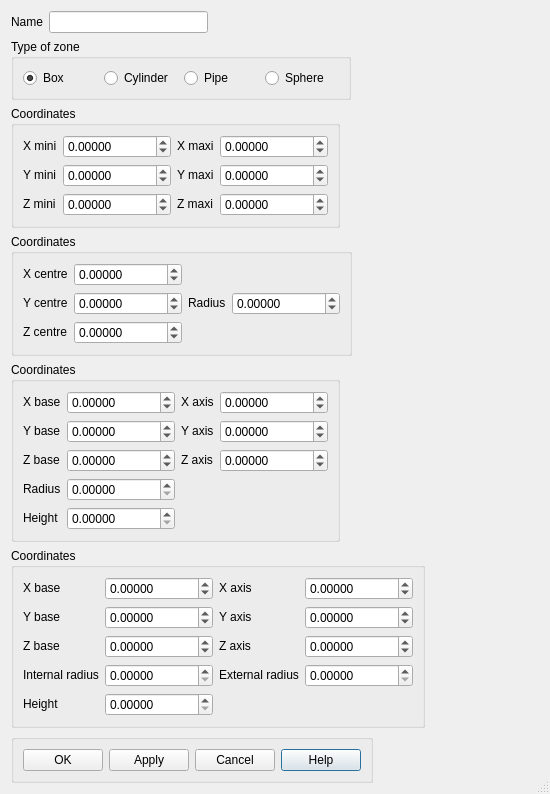
<?xml version="1.0" encoding="UTF-8"?>
<ui version="4.0">
 <class>CreateZone</class>
 <widget class="QDialog" name="CreateZone">
  <property name="geometry">
   <rect>
    <x>0</x>
    <y>0</y>
    <width>550</width>
    <height>770</height>
   </rect>
  </property>
  <property name="sizeIncrement">
   <size>
    <width>1</width>
    <height>1</height>
   </size>
  </property>
  <property name="baseSize">
   <size>
    <width>550</width>
    <height>400</height>
   </size>
  </property>
  <property name="windowTitle">
   <string>Create a zone</string>
  </property>
  <property name="autoFillBackground">
   <bool>true</bool>
  </property>
  <property name="sizeGripEnabled">
   <bool>true</bool>
  </property>
  <layout class="QGridLayout" name="gridLayout">
   <item row="0" column="0">
    <widget class="QLabel" name="Name">
     <property name="text">
      <string>Name</string>
     </property>
    </widget>
   </item>
   <item row="0" column="1">
    <widget class="QLineEdit" name="LEName">
     <property name="maxLength">
      <number>32</number>
     </property>
    </widget>
   </item>
   <item row="0" column="2">
    <spacer name="horizontalSpacer_3">
     <property name="orientation">
      <enum>Qt::Horizontal</enum>
     </property>
     <property name="sizeHint" stdset="0">
      <size>
       <width>142</width>
       <height>20</height>
      </size>
     </property>
    </spacer>
   </item>
   <item row="1" column="0" colspan="4">
    <widget class="QGroupBox" name="TypeZone">
     <property name="sizePolicy">
      <sizepolicy hsizetype="Fixed" vsizetype="Fixed">
       <horstretch>0</horstretch>
       <verstretch>0</verstretch>
      </sizepolicy>
     </property>
     <property name="minimumSize">
      <size>
       <width>340</width>
       <height>0</height>
      </size>
     </property>
     <property name="title">
      <string>Type of zone</string>
     </property>
     <layout class="QGridLayout">
      <property name="margin">
       <number>9</number>
      </property>
      <property name="spacing">
       <number>6</number>
      </property>
      <item row="0" column="3">
       <widget class="QRadioButton" name="RBSphere">
        <property name="text">
         <string>Sphere</string>
        </property>
        <property name="icon">
         <iconset>
          <normaloff>../../resources/zone_spherepoint.png</normaloff>../../resources/zone_spherepoint.png</iconset>
        </property>
       </widget>
      </item>
      <item row="0" column="2">
       <widget class="QRadioButton" name="RBPipe">
        <property name="text">
         <string>Pipe</string>
        </property>
        <property name="icon">
         <iconset>
          <normaloff>../../resources/pipe.png</normaloff>../../resources/pipe.png</iconset>
        </property>
       </widget>
      </item>
      <item row="0" column="1">
       <widget class="QRadioButton" name="RBCylinder">
        <property name="text">
         <string>Cylinder</string>
        </property>
        <property name="icon">
         <iconset>
          <normaloff>../../resources/cylinderpointvector.png</normaloff>../../resources/cylinderpointvector.png</iconset>
        </property>
       </widget>
      </item>
      <item row="0" column="0">
       <widget class="QRadioButton" name="RBBox">
        <property name="text">
         <string>Box</string>
        </property>
        <property name="icon">
         <iconset>
          <normaloff>../../resources/zone_boxdxyz.png</normaloff>../../resources/zone_boxdxyz.png</iconset>
        </property>
        <property name="checkable">
         <bool>true</bool>
        </property>
        <property name="checked">
         <bool>true</bool>
        </property>
       </widget>
      </item>
     </layout>
    </widget>
   </item>
   <item row="1" column="4">
    <spacer name="horizontalSpacer_2">
     <property name="orientation">
      <enum>Qt::Horizontal</enum>
     </property>
     <property name="sizeHint" stdset="0">
      <size>
       <width>40</width>
       <height>20</height>
      </size>
     </property>
    </spacer>
   </item>
   <item row="2" column="0" colspan="4">
    <widget class="QGroupBox" name="gBBox">
     <property name="sizePolicy">
      <sizepolicy hsizetype="Fixed" vsizetype="Fixed">
       <horstretch>0</horstretch>
       <verstretch>0</verstretch>
      </sizepolicy>
     </property>
     <property name="title">
      <string>Coordinates</string>
     </property>
     <layout class="QGridLayout">
      <property name="margin">
       <number>9</number>
      </property>
      <property name="spacing">
       <number>6</number>
      </property>
      <item row="0" column="0">
       <widget class="QLabel" name="TLXmini">
        <property name="sizePolicy">
         <sizepolicy hsizetype="Fixed" vsizetype="Fixed">
          <horstretch>0</horstretch>
          <verstretch>0</verstretch>
         </sizepolicy>
        </property>
        <property name="text">
         <string>X mini</string>
        </property>
        <property name="wordWrap">
         <bool>false</bool>
        </property>
       </widget>
      </item>
      <item row="0" column="1">
       <widget class="QDoubleSpinBox" name="SpinBox_Xmini">
        <property name="decimals">
         <number>5</number>
        </property>
        <property name="minimum">
         <double>-999999999.000000000000000</double>
        </property>
        <property name="maximum">
         <double>999999999.000000000000000</double>
        </property>
        <property name="value">
         <double>0.000000000000000</double>
        </property>
       </widget>
      </item>
      <item row="1" column="0">
       <widget class="QLabel" name="TLYmini">
        <property name="sizePolicy">
         <sizepolicy hsizetype="Fixed" vsizetype="Fixed">
          <horstretch>0</horstretch>
          <verstretch>0</verstretch>
         </sizepolicy>
        </property>
        <property name="text">
         <string>Y mini</string>
        </property>
        <property name="wordWrap">
         <bool>false</bool>
        </property>
       </widget>
      </item>
      <item row="1" column="1">
       <widget class="QDoubleSpinBox" name="SpinBox_Ymini">
        <property name="decimals">
         <number>5</number>
        </property>
        <property name="minimum">
         <double>-999999999.000000000000000</double>
        </property>
        <property name="maximum">
         <double>999999999.000000000000000</double>
        </property>
        <property name="value">
         <double>0.000000000000000</double>
        </property>
       </widget>
      </item>
      <item row="2" column="0">
       <widget class="QLabel" name="TLZmini">
        <property name="sizePolicy">
         <sizepolicy hsizetype="Fixed" vsizetype="Fixed">
          <horstretch>0</horstretch>
          <verstretch>0</verstretch>
         </sizepolicy>
        </property>
        <property name="text">
         <string>Z mini</string>
        </property>
        <property name="wordWrap">
         <bool>false</bool>
        </property>
       </widget>
      </item>
      <item row="2" column="1">
       <widget class="QDoubleSpinBox" name="SpinBox_Zmini">
        <property name="decimals">
         <number>5</number>
        </property>
        <property name="minimum">
         <double>-999999999.000000000000000</double>
        </property>
        <property name="maximum">
         <double>999999999.000000000000000</double>
        </property>
        <property name="value">
         <double>0.000000000000000</double>
        </property>
       </widget>
      </item>
      <item row="0" column="2">
       <widget class="QLabel" name="TLXmaxi">
        <property name="sizePolicy">
         <sizepolicy hsizetype="Fixed" vsizetype="Fixed">
          <horstretch>0</horstretch>
          <verstretch>0</verstretch>
         </sizepolicy>
        </property>
        <property name="text">
         <string>X maxi</string>
        </property>
        <property name="wordWrap">
         <bool>false</bool>
        </property>
       </widget>
      </item>
      <item row="2" column="2">
       <widget class="QLabel" name="TLZmaxi">
        <property name="sizePolicy">
         <sizepolicy hsizetype="Fixed" vsizetype="Fixed">
          <horstretch>0</horstretch>
          <verstretch>0</verstretch>
         </sizepolicy>
        </property>
        <property name="text">
         <string>Z maxi</string>
        </property>
        <property name="wordWrap">
         <bool>false</bool>
        </property>
       </widget>
      </item>
      <item row="2" column="3">
       <widget class="QDoubleSpinBox" name="SpinBox_Zmaxi">
        <property name="decimals">
         <number>5</number>
        </property>
        <property name="minimum">
         <double>-999999999.000000000000000</double>
        </property>
        <property name="maximum">
         <double>999999999.000000000000000</double>
        </property>
        <property name="value">
         <double>0.000000000000000</double>
        </property>
       </widget>
      </item>
      <item row="1" column="2">
       <widget class="QLabel" name="TLYmaxi">
        <property name="sizePolicy">
         <sizepolicy hsizetype="Fixed" vsizetype="Fixed">
          <horstretch>0</horstretch>
          <verstretch>0</verstretch>
         </sizepolicy>
        </property>
        <property name="text">
         <string>Y maxi</string>
        </property>
        <property name="wordWrap">
         <bool>false</bool>
        </property>
       </widget>
      </item>
      <item row="0" column="3">
       <widget class="QDoubleSpinBox" name="SpinBox_Xmaxi">
        <property name="decimals">
         <number>5</number>
        </property>
        <property name="minimum">
         <double>-999999999.000000000000000</double>
        </property>
        <property name="maximum">
         <double>999999999.000000000000000</double>
        </property>
        <property name="value">
         <double>0.000000000000000</double>
        </property>
       </widget>
      </item>
      <item row="1" column="3">
       <widget class="QDoubleSpinBox" name="SpinBox_Ymaxi">
        <property name="decimals">
         <number>5</number>
        </property>
        <property name="minimum">
         <double>-999999999.000000000000000</double>
        </property>
        <property name="maximum">
         <double>999999999.000000000000000</double>
        </property>
        <property name="value">
         <double>0.000000000000000</double>
        </property>
       </widget>
      </item>
     </layout>
    </widget>
   </item>
   <item row="3" column="0" colspan="4">
    <widget class="QGroupBox" name="gBSphere">
     <property name="sizePolicy">
      <sizepolicy hsizetype="Fixed" vsizetype="Fixed">
       <horstretch>0</horstretch>
       <verstretch>0</verstretch>
      </sizepolicy>
     </property>
     <property name="title">
      <string>Coordinates</string>
     </property>
     <layout class="QGridLayout">
      <property name="margin">
       <number>9</number>
      </property>
      <property name="spacing">
       <number>6</number>
      </property>
      <item row="0" column="0">
       <widget class="QLabel" name="TLXcentre">
        <property name="sizePolicy">
         <sizepolicy hsizetype="Fixed" vsizetype="Fixed">
          <horstretch>0</horstretch>
          <verstretch>0</verstretch>
         </sizepolicy>
        </property>
        <property name="text">
         <string>X centre</string>
        </property>
        <property name="wordWrap">
         <bool>false</bool>
        </property>
       </widget>
      </item>
      <item row="0" column="1">
       <widget class="QDoubleSpinBox" name="SpinBox_Xcentre">
        <property name="decimals">
         <number>5</number>
        </property>
        <property name="minimum">
         <double>-999999999.000000000000000</double>
        </property>
        <property name="maximum">
         <double>999999999.000000000000000</double>
        </property>
        <property name="value">
         <double>0.000000000000000</double>
        </property>
       </widget>
      </item>
      <item row="1" column="0">
       <widget class="QLabel" name="TLYcentre">
        <property name="sizePolicy">
         <sizepolicy hsizetype="Fixed" vsizetype="Fixed">
          <horstretch>0</horstretch>
          <verstretch>0</verstretch>
         </sizepolicy>
        </property>
        <property name="text">
         <string>Y centre</string>
        </property>
        <property name="wordWrap">
         <bool>false</bool>
        </property>
       </widget>
      </item>
      <item row="1" column="1">
       <widget class="QDoubleSpinBox" name="SpinBox_Ycentre">
        <property name="decimals">
         <number>5</number>
        </property>
        <property name="minimum">
         <double>-999999999.000000000000000</double>
        </property>
        <property name="maximum">
         <double>999999999.000000000000000</double>
        </property>
        <property name="value">
         <double>0.000000000000000</double>
        </property>
       </widget>
      </item>
      <item row="1" column="2">
       <widget class="QLabel" name="TLRayon">
        <property name="sizePolicy">
         <sizepolicy hsizetype="Fixed" vsizetype="Fixed">
          <horstretch>0</horstretch>
          <verstretch>0</verstretch>
         </sizepolicy>
        </property>
        <property name="text">
         <string>Radius</string>
        </property>
        <property name="wordWrap">
         <bool>false</bool>
        </property>
       </widget>
      </item>
      <item row="1" column="3">
       <widget class="QDoubleSpinBox" name="SpinBox_Rayon">
        <property name="decimals">
         <number>5</number>
        </property>
        <property name="minimum">
         <double>-999999999.000000000000000</double>
        </property>
        <property name="maximum">
         <double>999999999.000000000000000</double>
        </property>
        <property name="value">
         <double>0.000000000000000</double>
        </property>
       </widget>
      </item>
      <item row="2" column="0">
       <widget class="QLabel" name="TLZcentre">
        <property name="sizePolicy">
         <sizepolicy hsizetype="Fixed" vsizetype="Fixed">
          <horstretch>0</horstretch>
          <verstretch>0</verstretch>
         </sizepolicy>
        </property>
        <property name="text">
         <string>Z centre</string>
        </property>
        <property name="wordWrap">
         <bool>false</bool>
        </property>
       </widget>
      </item>
      <item row="2" column="1">
       <widget class="QDoubleSpinBox" name="SpinBox_Zcentre">
        <property name="decimals">
         <number>5</number>
        </property>
        <property name="minimum">
         <double>-999999999.000000000000000</double>
        </property>
        <property name="maximum">
         <double>999999999.000000000000000</double>
        </property>
        <property name="value">
         <double>0.000000000000000</double>
        </property>
       </widget>
      </item>
     </layout>
    </widget>
   </item>
   <item row="4" column="0" colspan="4">
    <widget class="QGroupBox" name="gBCylindre">
     <property name="sizePolicy">
      <sizepolicy hsizetype="Fixed" vsizetype="Fixed">
       <horstretch>0</horstretch>
       <verstretch>0</verstretch>
      </sizepolicy>
     </property>
     <property name="focusPolicy">
      <enum>Qt::TabFocus</enum>
     </property>
     <property name="title">
      <string>Coordinates</string>
     </property>
     <layout class="QGridLayout">
      <property name="margin">
       <number>9</number>
      </property>
      <property name="spacing">
       <number>6</number>
      </property>
      <item row="4" column="1">
       <widget class="QDoubleSpinBox" name="SpinBox_Haut">
        <property name="decimals">
         <number>5</number>
        </property>
        <property name="maximum">
         <double>1000000000.000000000000000</double>
        </property>
       </widget>
      </item>
      <item row="4" column="0">
       <widget class="QLabel" name="TLHaut">
        <property name="sizePolicy">
         <sizepolicy hsizetype="Fixed" vsizetype="Fixed">
          <horstretch>0</horstretch>
          <verstretch>0</verstretch>
         </sizepolicy>
        </property>
        <property name="text">
         <string>Height</string>
        </property>
        <property name="wordWrap">
         <bool>false</bool>
        </property>
       </widget>
      </item>
      <item row="3" column="0">
       <widget class="QLabel" name="TLRadius">
        <property name="sizePolicy">
         <sizepolicy hsizetype="Fixed" vsizetype="Fixed">
          <horstretch>0</horstretch>
          <verstretch>0</verstretch>
         </sizepolicy>
        </property>
        <property name="text">
         <string>Radius</string>
        </property>
        <property name="wordWrap">
         <bool>false</bool>
        </property>
       </widget>
      </item>
      <item row="0" column="3">
       <widget class="QDoubleSpinBox" name="SpinBox_Xaxis">
        <property name="decimals">
         <number>5</number>
        </property>
        <property name="minimum">
         <double>-999999999.000000000000000</double>
        </property>
        <property name="maximum">
         <double>999999999.000000000000000</double>
        </property>
        <property name="value">
         <double>0.000000000000000</double>
        </property>
       </widget>
      </item>
      <item row="1" column="3">
       <widget class="QDoubleSpinBox" name="SpinBox_Yaxis">
        <property name="decimals">
         <number>5</number>
        </property>
        <property name="minimum">
         <double>-999999999.000000000000000</double>
        </property>
        <property name="maximum">
         <double>999999999.000000000000000</double>
        </property>
        <property name="value">
         <double>0.000000000000000</double>
        </property>
       </widget>
      </item>
      <item row="2" column="3">
       <widget class="QDoubleSpinBox" name="SpinBox_Zaxis">
        <property name="decimals">
         <number>5</number>
        </property>
        <property name="minimum">
         <double>-999999999.000000000000000</double>
        </property>
        <property name="maximum">
         <double>999999999.000000000000000</double>
        </property>
        <property name="value">
         <double>0.000000000000000</double>
        </property>
       </widget>
      </item>
      <item row="2" column="2">
       <widget class="QLabel" name="TLZaxis">
        <property name="sizePolicy">
         <sizepolicy hsizetype="Fixed" vsizetype="Fixed">
          <horstretch>0</horstretch>
          <verstretch>0</verstretch>
         </sizepolicy>
        </property>
        <property name="text">
         <string>Z axis</string>
        </property>
        <property name="wordWrap">
         <bool>false</bool>
        </property>
       </widget>
      </item>
      <item row="1" column="2">
       <widget class="QLabel" name="TLYaxis">
        <property name="sizePolicy">
         <sizepolicy hsizetype="Fixed" vsizetype="Fixed">
          <horstretch>0</horstretch>
          <verstretch>0</verstretch>
         </sizepolicy>
        </property>
        <property name="text">
         <string>Y axis</string>
        </property>
        <property name="wordWrap">
         <bool>false</bool>
        </property>
       </widget>
      </item>
      <item row="0" column="2">
       <widget class="QLabel" name="TLXaxis">
        <property name="sizePolicy">
         <sizepolicy hsizetype="Fixed" vsizetype="Fixed">
          <horstretch>0</horstretch>
          <verstretch>0</verstretch>
         </sizepolicy>
        </property>
        <property name="text">
         <string>X axis</string>
        </property>
        <property name="wordWrap">
         <bool>false</bool>
        </property>
       </widget>
      </item>
      <item row="1" column="1">
       <widget class="QDoubleSpinBox" name="SpinBox_Ybase">
        <property name="decimals">
         <number>5</number>
        </property>
        <property name="minimum">
         <double>-999999999.000000000000000</double>
        </property>
        <property name="maximum">
         <double>999999999.000000000000000</double>
        </property>
        <property name="value">
         <double>0.000000000000000</double>
        </property>
       </widget>
      </item>
      <item row="1" column="0">
       <widget class="QLabel" name="TLYbase">
        <property name="sizePolicy">
         <sizepolicy hsizetype="Fixed" vsizetype="Fixed">
          <horstretch>0</horstretch>
          <verstretch>0</verstretch>
         </sizepolicy>
        </property>
        <property name="text">
         <string>Y base</string>
        </property>
        <property name="wordWrap">
         <bool>false</bool>
        </property>
       </widget>
      </item>
      <item row="2" column="0">
       <widget class="QLabel" name="TLZbase">
        <property name="sizePolicy">
         <sizepolicy hsizetype="Fixed" vsizetype="Fixed">
          <horstretch>0</horstretch>
          <verstretch>0</verstretch>
         </sizepolicy>
        </property>
        <property name="text">
         <string>Z base</string>
        </property>
        <property name="wordWrap">
         <bool>false</bool>
        </property>
       </widget>
      </item>
      <item row="2" column="1">
       <widget class="QDoubleSpinBox" name="SpinBox_Zbase">
        <property name="decimals">
         <number>5</number>
        </property>
        <property name="minimum">
         <double>-999999999.000000000000000</double>
        </property>
        <property name="maximum">
         <double>999999999.000000000000000</double>
        </property>
        <property name="value">
         <double>0.000000000000000</double>
        </property>
       </widget>
      </item>
      <item row="3" column="1">
       <widget class="QDoubleSpinBox" name="SpinBox_Radius">
        <property name="decimals">
         <number>5</number>
        </property>
        <property name="maximum">
         <double>1000000000.000000000000000</double>
        </property>
       </widget>
      </item>
      <item row="0" column="0">
       <widget class="QLabel" name="TLXbase">
        <property name="sizePolicy">
         <sizepolicy hsizetype="Fixed" vsizetype="Fixed">
          <horstretch>0</horstretch>
          <verstretch>0</verstretch>
         </sizepolicy>
        </property>
        <property name="text">
         <string>X base</string>
        </property>
        <property name="wordWrap">
         <bool>false</bool>
        </property>
       </widget>
      </item>
      <item row="0" column="1">
       <widget class="QDoubleSpinBox" name="SpinBox_Xbase">
        <property name="decimals">
         <number>5</number>
        </property>
        <property name="minimum">
         <double>-999999999.000000000000000</double>
        </property>
        <property name="maximum">
         <double>999999999.000000000000000</double>
        </property>
        <property name="value">
         <double>0.000000000000000</double>
        </property>
       </widget>
      </item>
     </layout>
    </widget>
   </item>
   <item row="5" column="0" colspan="5">
    <widget class="QGroupBox" name="gBPipe">
     <property name="sizePolicy">
      <sizepolicy hsizetype="Fixed" vsizetype="Fixed">
       <horstretch>0</horstretch>
       <verstretch>0</verstretch>
      </sizepolicy>
     </property>
     <property name="title">
      <string>Coordinates</string>
     </property>
     <layout class="QGridLayout">
      <property name="margin">
       <number>9</number>
      </property>
      <property name="spacing">
       <number>6</number>
      </property>
      <item row="4" column="0">
       <widget class="QLabel" name="TLHaut_p">
        <property name="sizePolicy">
         <sizepolicy hsizetype="Fixed" vsizetype="Fixed">
          <horstretch>0</horstretch>
          <verstretch>0</verstretch>
         </sizepolicy>
        </property>
        <property name="text">
         <string>Height</string>
        </property>
        <property name="wordWrap">
         <bool>false</bool>
        </property>
       </widget>
      </item>
      <item row="0" column="1">
       <widget class="QDoubleSpinBox" name="SpinBox_Xbase_p">
        <property name="decimals">
         <number>5</number>
        </property>
        <property name="minimum">
         <double>-999999999.000000000000000</double>
        </property>
        <property name="maximum">
         <double>999999999.000000000000000</double>
        </property>
        <property name="value">
         <double>0.000000000000000</double>
        </property>
       </widget>
      </item>
      <item row="0" column="0">
       <widget class="QLabel" name="TLXbase_p">
        <property name="sizePolicy">
         <sizepolicy hsizetype="Fixed" vsizetype="Fixed">
          <horstretch>0</horstretch>
          <verstretch>0</verstretch>
         </sizepolicy>
        </property>
        <property name="text">
         <string>X base</string>
        </property>
        <property name="wordWrap">
         <bool>false</bool>
        </property>
       </widget>
      </item>
      <item row="3" column="1">
       <widget class="QDoubleSpinBox" name="SpinBox_Radius_int">
        <property name="decimals">
         <number>5</number>
        </property>
        <property name="maximum">
         <double>1000000000.000000000000000</double>
        </property>
       </widget>
      </item>
      <item row="2" column="1">
       <widget class="QDoubleSpinBox" name="SpinBox_Zbase_p">
        <property name="decimals">
         <number>5</number>
        </property>
        <property name="minimum">
         <double>-999999999.000000000000000</double>
        </property>
        <property name="maximum">
         <double>999999999.000000000000000</double>
        </property>
        <property name="value">
         <double>0.000000000000000</double>
        </property>
       </widget>
      </item>
      <item row="3" column="0">
       <widget class="QLabel" name="TLRadius_int">
        <property name="sizePolicy">
         <sizepolicy hsizetype="Fixed" vsizetype="Fixed">
          <horstretch>0</horstretch>
          <verstretch>0</verstretch>
         </sizepolicy>
        </property>
        <property name="text">
         <string>Internal radius</string>
        </property>
        <property name="wordWrap">
         <bool>false</bool>
        </property>
       </widget>
      </item>
      <item row="2" column="0">
       <widget class="QLabel" name="TLZbase_p">
        <property name="sizePolicy">
         <sizepolicy hsizetype="Fixed" vsizetype="Fixed">
          <horstretch>0</horstretch>
          <verstretch>0</verstretch>
         </sizepolicy>
        </property>
        <property name="text">
         <string>Z base</string>
        </property>
        <property name="wordWrap">
         <bool>false</bool>
        </property>
       </widget>
      </item>
      <item row="1" column="0">
       <widget class="QLabel" name="TLYbase_p">
        <property name="sizePolicy">
         <sizepolicy hsizetype="Fixed" vsizetype="Fixed">
          <horstretch>0</horstretch>
          <verstretch>0</verstretch>
         </sizepolicy>
        </property>
        <property name="text">
         <string>Y base</string>
        </property>
        <property name="wordWrap">
         <bool>false</bool>
        </property>
       </widget>
      </item>
      <item row="1" column="1">
       <widget class="QDoubleSpinBox" name="SpinBox_Ybase_p">
        <property name="decimals">
         <number>5</number>
        </property>
        <property name="minimum">
         <double>-999999999.000000000000000</double>
        </property>
        <property name="maximum">
         <double>999999999.000000000000000</double>
        </property>
        <property name="value">
         <double>0.000000000000000</double>
        </property>
       </widget>
      </item>
      <item row="0" column="2">
       <widget class="QLabel" name="TLXaxis_p">
        <property name="sizePolicy">
         <sizepolicy hsizetype="Fixed" vsizetype="Fixed">
          <horstretch>0</horstretch>
          <verstretch>0</verstretch>
         </sizepolicy>
        </property>
        <property name="text">
         <string>X axis</string>
        </property>
        <property name="wordWrap">
         <bool>false</bool>
        </property>
       </widget>
      </item>
      <item row="1" column="2">
       <widget class="QLabel" name="TLYaxis_p">
        <property name="sizePolicy">
         <sizepolicy hsizetype="Fixed" vsizetype="Fixed">
          <horstretch>0</horstretch>
          <verstretch>0</verstretch>
         </sizepolicy>
        </property>
        <property name="text">
         <string>Y axis</string>
        </property>
        <property name="wordWrap">
         <bool>false</bool>
        </property>
       </widget>
      </item>
      <item row="2" column="2">
       <widget class="QLabel" name="TLZaxis_p">
        <property name="sizePolicy">
         <sizepolicy hsizetype="Fixed" vsizetype="Fixed">
          <horstretch>0</horstretch>
          <verstretch>0</verstretch>
         </sizepolicy>
        </property>
        <property name="text">
         <string>Z axis</string>
        </property>
        <property name="wordWrap">
         <bool>false</bool>
        </property>
       </widget>
      </item>
      <item row="2" column="3">
       <widget class="QDoubleSpinBox" name="SpinBox_Zaxis_p">
        <property name="decimals">
         <number>5</number>
        </property>
        <property name="minimum">
         <double>-999999999.000000000000000</double>
        </property>
        <property name="maximum">
         <double>999999999.000000000000000</double>
        </property>
        <property name="value">
         <double>0.000000000000000</double>
        </property>
       </widget>
      </item>
      <item row="1" column="3">
       <widget class="QDoubleSpinBox" name="SpinBox_Yaxis_p">
        <property name="decimals">
         <number>5</number>
        </property>
        <property name="minimum">
         <double>-999999999.000000000000000</double>
        </property>
        <property name="maximum">
         <double>999999999.000000000000000</double>
        </property>
        <property name="value">
         <double>0.000000000000000</double>
        </property>
       </widget>
      </item>
      <item row="0" column="3">
       <widget class="QDoubleSpinBox" name="SpinBox_Xaxis_p">
        <property name="decimals">
         <number>5</number>
        </property>
        <property name="minimum">
         <double>-999999999.000000000000000</double>
        </property>
        <property name="maximum">
         <double>999999999.000000000000000</double>
        </property>
        <property name="value">
         <double>0.000000000000000</double>
        </property>
       </widget>
      </item>
      <item row="3" column="3">
       <widget class="QDoubleSpinBox" name="SpinBox_Radius_ext">
        <property name="decimals">
         <number>5</number>
        </property>
        <property name="maximum">
         <double>1000000000.000000000000000</double>
        </property>
       </widget>
      </item>
      <item row="3" column="2">
       <widget class="QLabel" name="TLRadius_ext">
        <property name="sizePolicy">
         <sizepolicy hsizetype="Fixed" vsizetype="Fixed">
          <horstretch>0</horstretch>
          <verstretch>0</verstretch>
         </sizepolicy>
        </property>
        <property name="text">
         <string>External radius</string>
        </property>
        <property name="wordWrap">
         <bool>false</bool>
        </property>
       </widget>
      </item>
      <item row="4" column="1">
       <widget class="QDoubleSpinBox" name="SpinBox_Haut_p">
        <property name="decimals">
         <number>5</number>
        </property>
        <property name="maximum">
         <double>1000000000.000000000000000</double>
        </property>
       </widget>
      </item>
     </layout>
    </widget>
   </item>
   <item row="6" column="0" colspan="3">
    <widget class="QGroupBox" name="GBButtons">
     <property name="sizePolicy">
      <sizepolicy hsizetype="Fixed" vsizetype="Fixed">
       <horstretch>0</horstretch>
       <verstretch>0</verstretch>
      </sizepolicy>
     </property>
     <property name="title">
      <string/>
     </property>
     <layout class="QGridLayout">
      <property name="margin">
       <number>9</number>
      </property>
      <property name="spacing">
       <number>6</number>
      </property>
      <item row="0" column="3">
       <widget class="QPushButton" name="buttonHelp">
        <property name="text">
         <string>Help</string>
        </property>
       </widget>
      </item>
      <item row="0" column="2">
       <widget class="QPushButton" name="buttonCancel">
        <property name="text">
         <string>Cancel</string>
        </property>
       </widget>
      </item>
      <item row="0" column="1">
       <widget class="QPushButton" name="buttonApply">
        <property name="text">
         <string>Apply</string>
        </property>
       </widget>
      </item>
      <item row="0" column="0">
       <widget class="QPushButton" name="buttonOk">
        <property name="text">
         <string>OK</string>
        </property>
       </widget>
      </item>
     </layout>
    </widget>
   </item>
   <item row="6" column="3">
    <spacer name="horizontalSpacer">
     <property name="orientation">
      <enum>Qt::Horizontal</enum>
     </property>
     <property name="sizeHint" stdset="0">
      <size>
       <width>40</width>
       <height>20</height>
      </size>
     </property>
    </spacer>
   </item>
  </layout>
 </widget>
 <resources/>
 <connections/>
</ui>
